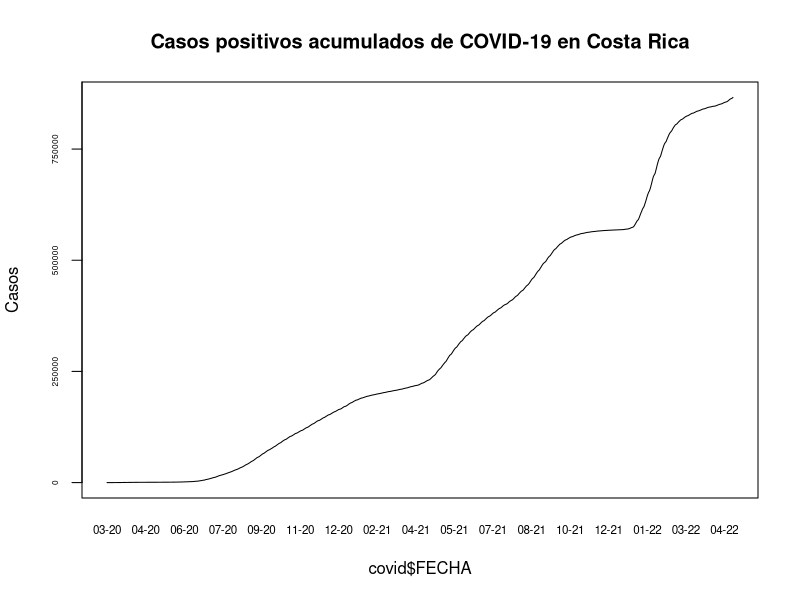
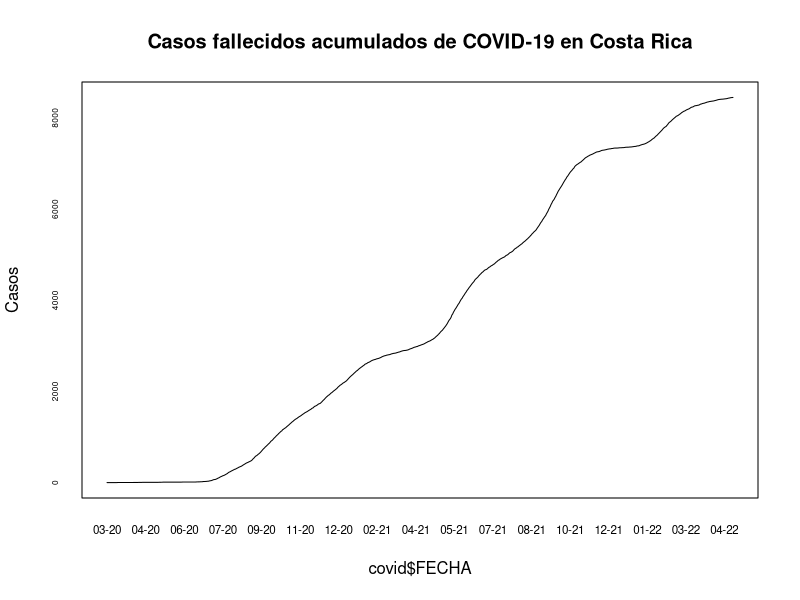
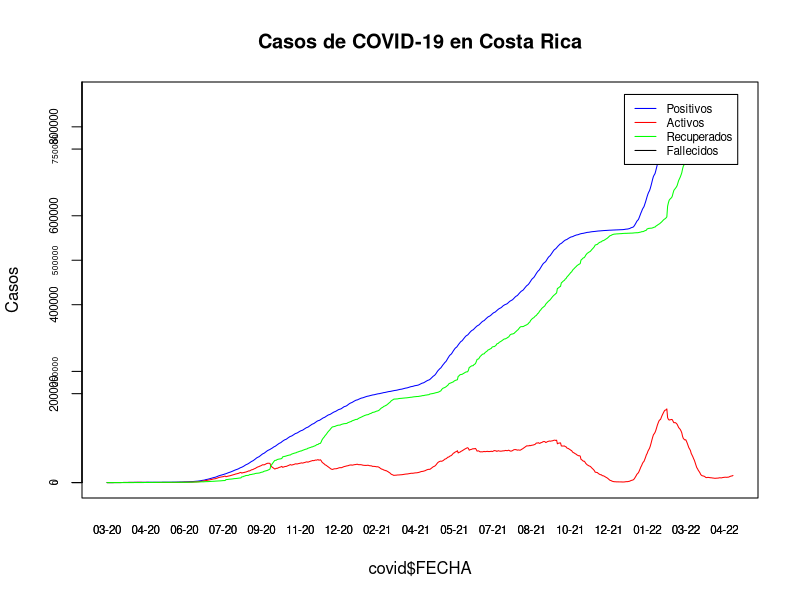

These figures' R source, in order:
## ---- chunk 1
knitr::opts_chunk$set(echo = TRUE)
## ---- chunk 2
covid <- read.csv(file= "05_10_22_CSV_GENERAL.csv", sep = ";")
## ---- chunk 3
options(scipen = 8)
## ---- chunk 4
covid$FECHA <- as.Date(covid$FECHA, format = "%d/%m/%Y")
## ---- chunk 5

## ---- chunk 6
plot(
  x = covid$FECHA,
  y = covid$positivos,
  type = "l",
  main = "Casos positivos acumulados de COVID-19 en Costa Rica",
  xlbab = "FECHA",
  ylab = "Casos", xaxt = "n", 
yaxt = "n"
)

# Formato del eje X
axis(
  side = 1,
  covid$FECHA,
  tick = FALSE,
  format(covid$FECHA, "%m-%y"),
  cex.axis = .7
)
# Formato del eje Y
axis(
  side = 2,
  covid$positivos,
  labels = TRUE,
  at = seq(0, 1000000, by = 250000),
  cex.axis = .5
)
## ---- chunk 7
plot(
  x = covid$FECHA,
  y = covid$fallecidos,
  type = "l",
  main = "Casos fallecidos acumulados de COVID-19 en Costa Rica",
  xlbab = "FECHA",
  ylab = "Casos", xaxt = "n", 
yaxt = "n"
)

# Formato del eje X
axis(
  side = 1,
  covid$FECHA,
  tick = FALSE,
  format(covid$FECHA, "%m-%y"),
  cex.axis = .7
)
# Formato del eje Y
axis(
  side = 2,
  covid$fallecidos,
  labels = TRUE,
  at = seq(0, 10000, by = 2000),
  cex.axis = .5
)
## ---- chunk 8
plot(
  x = covid$FECHA,
  y = covid$positivos,
  type = "l",
  main = "Casos de COVID-19 en Costa Rica",
  xlbab = "FECHA",
  ylab = "Casos", xaxt = "n", 
yaxt = "n",
col = "blue"
)

# Formato del eje X
axis(
  side = 1,
  covid$FECHA,
  tick = FALSE,
  format(covid$FECHA, "%m-%y"),
  cex.axis = .7
)
# Formato del eje Y
axis(
  side = 2,
  covid$positivos,
  labels = TRUE,
  at = seq(0, 1000000, by = 250000),
  cex.axis = .5
)

# casos activos
lines(covid$FECHA, covid$activos, col="red")

# casos recuperados
lines(covid$FECHA, covid$RECUPERADOS, col="green")

# casos fallecidos
lines(covid$FECHA, covid$Fallecidos, col="black")

# Formato del eje X
axis(side = 1,
     covid$FECHA,
     tick = FALSE,
     format(covid$FECHA, "%m-%y"),
     cex.axis = .7)

# Formato del eje Y
axis(
  side = 2,
  covid$positivos,
  labels = TRUE,  
  at = seq(0, 1000000, by = 200000),
  cex.axis = .7
)

# Leyenda
legend(
  x = "topright",
  inset = 0.03,
  legend = c("Positivos", "Activos", "Recuperados", "Fallecidos"),
  col = c("blue", "red", "green", "black"),
  lty = 1,
  cex = 0.7)
